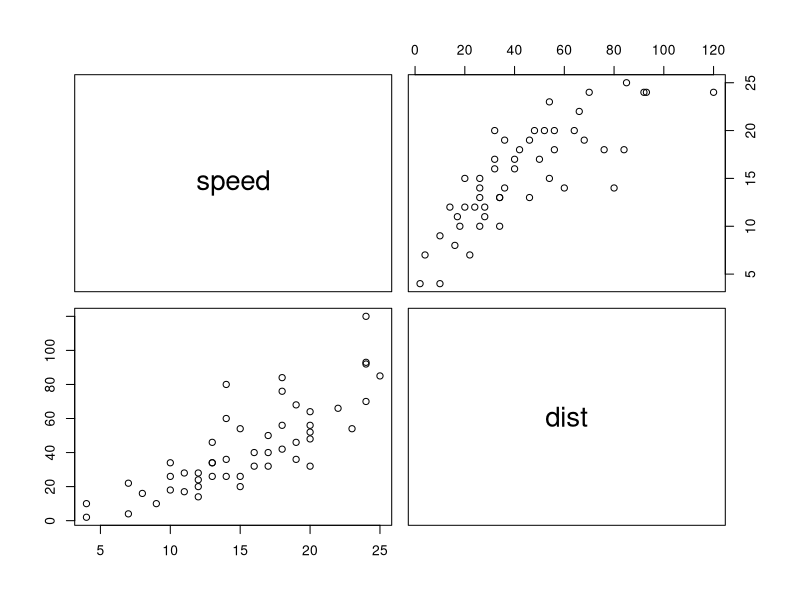
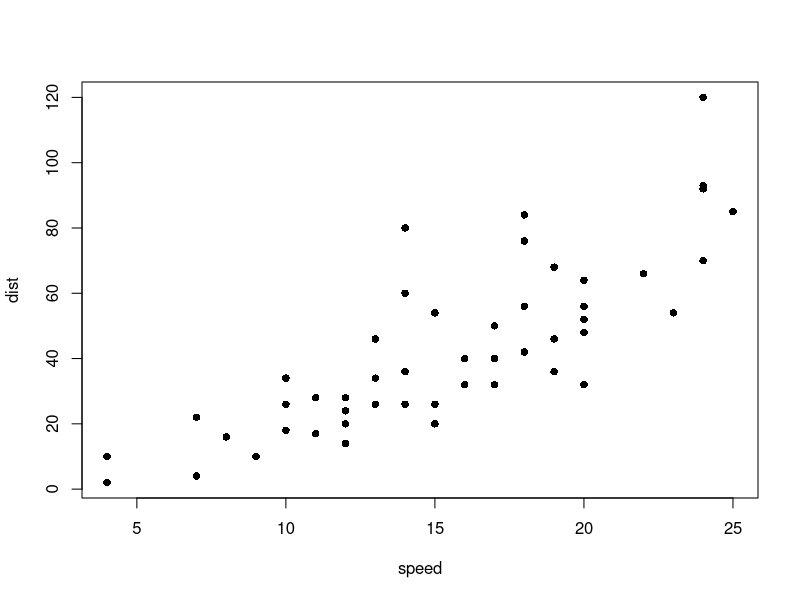

Generate these figures, in order, with R: (Note: this script raises an error after producing the figures.)
attach(cars)
pairs(cars)

cor(cars)
#lm() to find straight line regression
plot(cars,pch=16)
cars.lm<-lm(cars)
cars.lm
summary(cars.lm)

ls()
objects()

for(i in 1:10)print(i)  

c(2,2,4,5,6,8)
#c means concatenate 

#Subset
x<-c(2,4,6,7,8,9,4)
x[c(5,6)]
x[-c(5,6)]
x>10
x<7
x<=7

#NA
y<-c(1,2,3,NA,7,8,NA)
y[is.na(y)]<-0
y
order(y)
sort(y)

#DataFrame As List
cars[2]
cars[[2]]
cars[,2]

#Functions
print(cars$speed)
cat(cars$speed)
length(cars$speed)
mean(cars$speed)
median(cars$speed)
range(cars$speed)
unique(cars$speed)

#Apply function to all columns
sapply(cars,is.factor)
sapply(cars,is.na)

table()

search()
library(MASS)
search()

ans<-0
for(j in 3:5){ans<-j+ans}
ans
ans<-10
for(j in 3:5){ans<-j+ans}
ans
ans<-10
for(j in 3:5){ans<-j*ans}
ans

?prod()
prod(ans)

a<-0
for(b in 1:100){a<-a+b}
a
sum(1:100)

a<-1
for(b in 1:50){a<-a*b}
a
prod(1:50)
